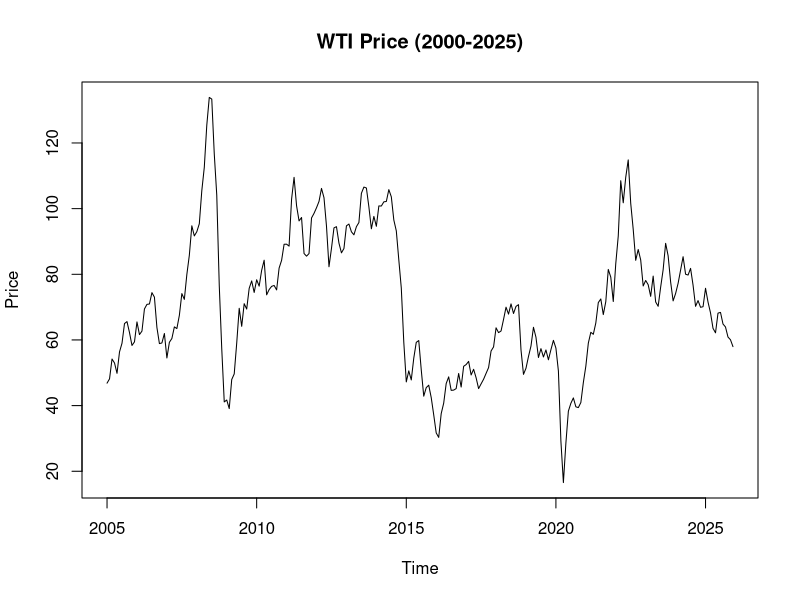
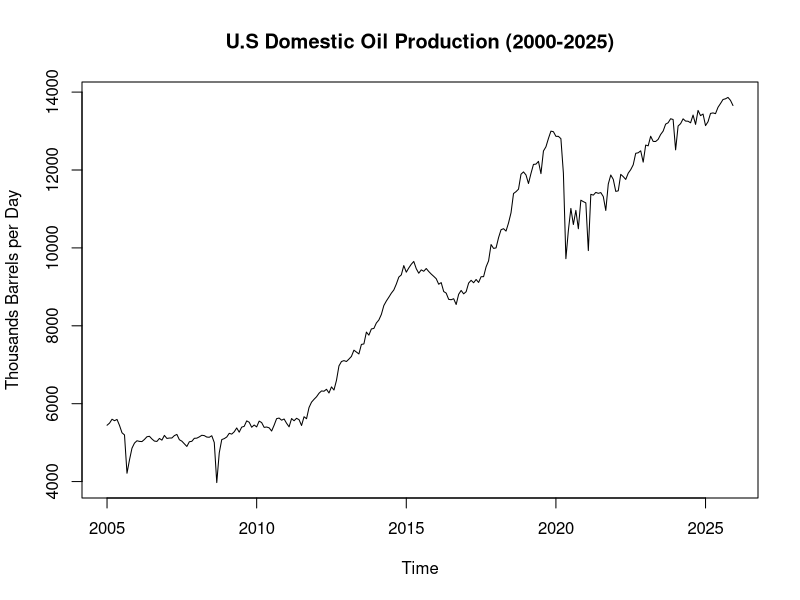
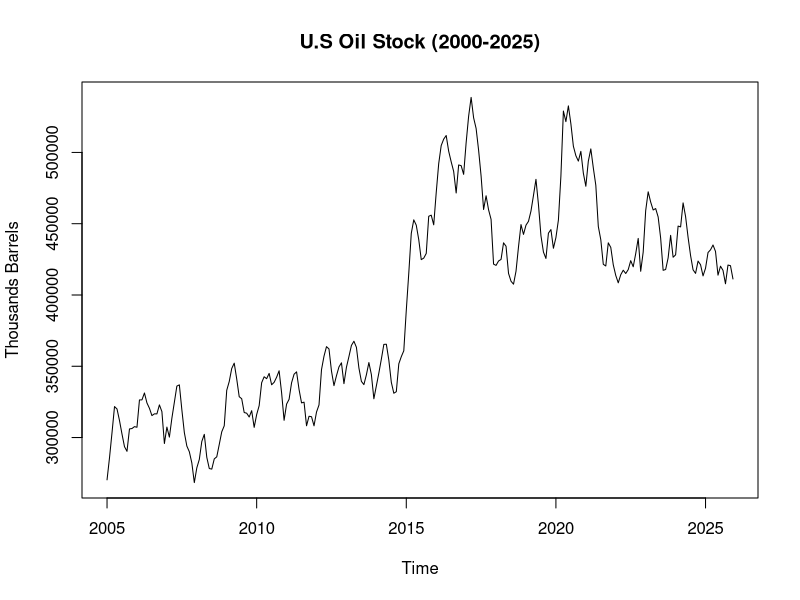
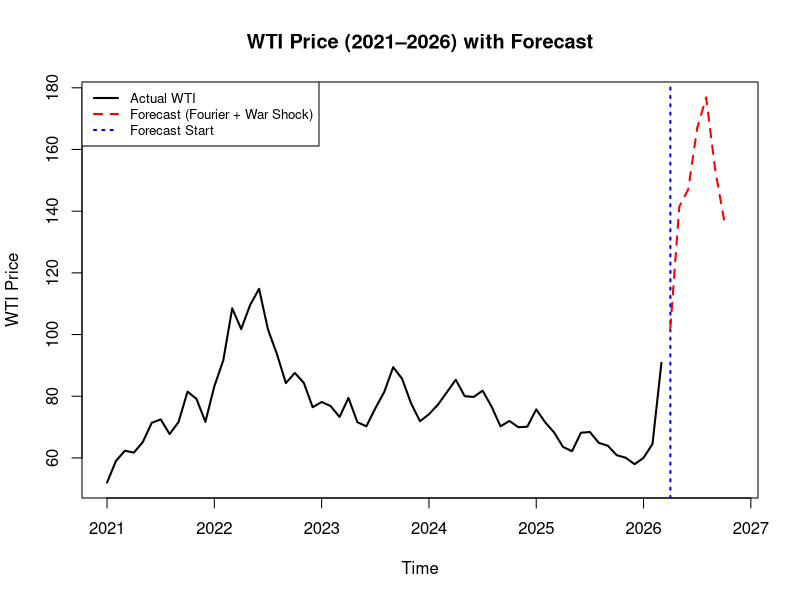

Generate these figures, in order, with R:
## ---- chunk 1

library(readxl)
library(dplyr)
library(lubridate)
library(tidyr)
library(forecast)
library(tseries)
library(ggplot2)

## ---- chunk 2
wti_raw <- read_excel("Data/Cushing, OK WTI Spot Price FOB (Dollars per Barrel).xls")
stock_raw <- read_excel("Data/U.S. Ending Stocks of Crude Oil (Thousand Barrels).xls")
prod_raw <- read_excel("Data/U.S. Field Production of Crude Oil (Thousand Barrels per Day).xls")
## ---- chunk 3
wti_df <- data.frame(
  Date  = as.Date(wti_raw[[1]], format = "%Y/%m/%d"),
  Price = as.numeric(wti_raw[[2]])
) %>%
  na.omit() %>%
  arrange(Date)

wti_ts <- ts(wti_df[,2], start = c(1986,1), frequency = 12)

wti_sub <- window(wti_ts, start = c(2005, 1), end = c(2025, 12))

# Plot WTI training series
plot(wti_sub, main = "WTI Price (2000-2025)", ylab = "Price", xlab = "Time")

# Stationarity check
adf.test(wti_sub)

fit_arima <- auto.arima(wti_sub)
fit_arima

## ---- chunk 4
#Stock
stock_df <- data.frame(
  Date  = as.Date(stock_raw[[1]], format = "%Y/%m/%d"),
  Price = as.numeric(stock_raw[[2]])
) %>%
  na.omit() %>%
  arrange(Date)

#Production
prod_df <- data.frame(
  Date  = as.Date(prod_raw[[1]], format = "%Y/%m/%d"),
  Price = as.numeric(prod_raw[[2]])
) %>%
  na.omit() %>%
  arrange(Date)

prod_ts  <- ts(prod_df[,2],  start = c(1920, 1), frequency = 12)
stock_ts <- ts(stock_df[,2], start = c(2005, 1), frequency = 12)

# Subset to same training period (2000–2025)
prod_sub  <- window(prod_ts,  start = c(2005,1), end = c(2025,12))
plot(prod_sub, main = "U.S Domestic Oil Production (2000-2025)", ylab = "Thousands Barrels per Day", xlab = "Time")

stock_sub <- window(stock_ts, start = c(2005,1), end = c(2025,12))
plot(stock_sub, main = "U.S Oil Stock (2000-2025)", ylab = "Thousands Barrels", xlab = "Time")

#War Dummy
time_index <- time(wti_sub)

war_dummy <- ifelse(
 time_index >= 2022 + 2/12 &
 time_index < 2022 + 6/12,
1,0)

#print(war_dummy) #check war dummy 
xreg_all <- cbind(prod_sub, stock_sub, war_dummy)

#print(xreg_all) #check all factors
fit_arimax <- auto.arima(wti_sub, xreg = xreg_all)
fit_arimax
## ---- chunk 5
fit_arimax <- auto.arima(wti_sub, xreg = xreg_all)
fit_arimax
## ---- chunk 6
# Gulf War window
gulf_train <- window(wti_ts, start = c(1986, 1), end = c(1990, 6))
gulf_test  <- window(wti_ts, start = c(1990, 7), end = c(1991, 1))

#log transform
gulf_train_log <- log(gulf_train)
gulf_test_log  <- log(gulf_test)

#Gulf War baseline model
fit_gulf_arima <- auto.arima(gulf_train_log)
fit_gulf_ets   <- ets(gulf_train_log)
fit_gulf_tbats <- tbats(gulf_train_log)

# ARIMA + Fourier
best_aicc_gulf <- Inf
best_k_gulf <- NA
fit_gulf_fourier <- NULL

for(k in 1:3){
  fit_try <- auto.arima(
    gulf_train_log,
    xreg = fourier(gulf_train_log, K = k),
    seasonal = FALSE
  )
  
  if(fit_try$aicc < best_aicc_gulf){
    best_aicc_gulf <- fit_try$aicc
    best_k_gulf <- k
    fit_gulf_fourier <- fit_try
  }
}

#Forecast Gulf War based on baseline
h_gulf <- length(gulf_test_log)

fc_gulf_arima <- forecast(fit_gulf_arima, h = h_gulf)
fc_gulf_ets   <- forecast(fit_gulf_ets, h = h_gulf)
fc_gulf_tbats <- forecast(fit_gulf_tbats, h = h_gulf)

fc_gulf_fourier <- forecast(
  fit_gulf_fourier,
  xreg = fourier(gulf_train_log, K = best_k_gulf, h = h_gulf),
  h = h_gulf
)

# War shock effects
shock_gulf_arima <- as.numeric(gulf_test_log - fc_gulf_arima$mean)
shock_gulf_ets   <- as.numeric(gulf_test_log - fc_gulf_ets$mean)
shock_gulf_tbats <- as.numeric(gulf_test_log - fc_gulf_tbats$mean)
shock_gulf_fourier <- as.numeric(gulf_test_log - fc_gulf_fourier$mean)
## ---- chunk 7
shock_table <- data.frame(
  Model = c("ARIMA", "ETS", "TBATS", "ARIMA+Fourier"),
  Month_1 = c(shock_gulf_arima[1], shock_gulf_ets[1], shock_gulf_tbats[1], shock_gulf_fourier[1]),
  Month_2 = c(shock_gulf_arima[2], shock_gulf_ets[2], shock_gulf_tbats[2], shock_gulf_fourier[2]),
  Month_3 = c(shock_gulf_arima[3], shock_gulf_ets[3], shock_gulf_tbats[3], shock_gulf_fourier[3]),
  Month_4 = c(shock_gulf_arima[4], shock_gulf_ets[4], shock_gulf_tbats[4], shock_gulf_fourier[4]),
  Month_5 = c(shock_gulf_arima[5], shock_gulf_ets[5], shock_gulf_tbats[5], shock_gulf_fourier[5]),
  Month_6 = c(shock_gulf_arima[6], shock_gulf_ets[6], shock_gulf_tbats[6], shock_gulf_fourier[6]),
  Month_7 = c(shock_gulf_arima[7], shock_gulf_ets[7], shock_gulf_tbats[7], shock_gulf_fourier[7])
)

colnames(shock_table) <- c("Model", "Month 1", "Month 2", "Month 3", "Month 4", "Month 5", "Month 6", "Month 7")

knitr::kable(shock_table, digits = 4, caption = "Gulf War Shock Vectors by Model (Log Scale)")
## ---- chunk 8
# Ukraine window（same length as Gulf War）
ukr_train <- window(wti_ts, start = c(2018, 1), end = c(2022, 1))
ukr_test  <- window(wti_ts, start = c(2022, 2), end = c(2022, 8))  # 7 months

#log transform
ukr_train_log <- log(ukr_train) 
ukr_test_log  <- log(ukr_test)

#Ukraine baseline models
fit_ukr_arima <- auto.arima(ukr_train_log)
fit_ukr_ets   <- ets(ukr_train_log)
fit_ukr_tbats <- tbats(ukr_train_log)

# ARIMA + Fourier
best_aicc_ukr <- Inf
best_k_ukr <- NA
fit_ukr_fourier <- NULL

for(k in 1:3){
  fit_try <- auto.arima(
    ukr_train_log,
    xreg = fourier(ukr_train_log, K = k),
    seasonal = FALSE
  )
  
  if(fit_try$aicc < best_aicc_ukr){
    best_aicc_ukr <- fit_try$aicc
    best_k_ukr <- k
    fit_ukr_fourier <- fit_try
  }
}

#Forecast 2022 war period baseline
h_ukr <- length(ukr_test_log)

fc_ukr_arima <- forecast(fit_ukr_arima, h = h_ukr)
fc_ukr_ets   <- forecast(fit_ukr_ets, h = h_ukr)
fc_ukr_tbats <- forecast(fit_ukr_tbats, h = h_ukr)

fc_ukr_fourier <- forecast(
  fit_ukr_fourier,
  xreg = fourier(ukr_train_log, K = best_k_ukr, h = h_ukr),
  h = h_ukr
)

## ---- chunk 9
#ARIMA + War Shock
pred_ukr_arima_war_log <- as.numeric(fc_ukr_arima$mean) + shock_gulf_arima
pred_ukr_arima_war <- exp(pred_ukr_arima_war_log)
## ---- chunk 10
#ETS + War shock
pred_ukr_ets_war_log <- as.numeric(fc_ukr_ets$mean) + shock_gulf_ets
pred_ukr_ets_war <- exp(pred_ukr_ets_war_log)
## ---- chunk 11
#TBATS + War shock
pred_ukr_tbats_war_log <- as.numeric(fc_ukr_tbats$mean) + shock_gulf_tbats
pred_ukr_tbats_war <- exp(pred_ukr_tbats_war_log)
## ---- chunk 12
# ARIMA + Fourier + War shock
pred_ukr_fourier_war_log <- as.numeric(fc_ukr_fourier$mean) + shock_gulf_fourier
pred_ukr_fourier_war <- exp(pred_ukr_fourier_war_log)
## ---- chunk 13
shock_table <- data.frame(
  Model = c("ARIMA", "ETS", "TBATS", "ARIMA+Fourier"),
  Month_1 = c(pred_ukr_arima_war[1], pred_ukr_ets_war[1], pred_ukr_tbats_war[1], pred_ukr_fourier_war[1]),
  Month_2 = c(pred_ukr_arima_war[2], pred_ukr_ets_war[2], pred_ukr_tbats_war[2], pred_ukr_fourier_war[2]),
  Month_3 = c(pred_ukr_arima_war[3], pred_ukr_ets_war[3], pred_ukr_tbats_war[3], pred_ukr_fourier_war[3]),
  Month_4 = c(pred_ukr_arima_war[4], pred_ukr_ets_war[4], pred_ukr_tbats_war[4], pred_ukr_fourier_war[4]),
  Month_5 = c(pred_ukr_arima_war[5], pred_ukr_ets_war[5], pred_ukr_tbats_war[5], pred_ukr_fourier_war[5]),
  Month_6 = c(pred_ukr_arima_war[6], pred_ukr_ets_war[6], pred_ukr_tbats_war[6], pred_ukr_fourier_war[6]),
  Month_7 = c(pred_ukr_arima_war[7], pred_ukr_ets_war[7], pred_ukr_tbats_war[7], pred_ukr_fourier_war[7])
)

colnames(shock_table) <- c("Model", "Feb", "Mar", "Apr", "May", "Jun", "Jul", "Aug")

knitr::kable(shock_table, digits = 4, caption = "Forecast WTI Price during Russia-Ukraine War Period")
## ---- chunk 14
# Compare forecasting data and real data
actual_ukr <- as.numeric(ukr_test)
Arima_Scores<-accuracy(pred_ukr_arima_war, actual_ukr)
ETS_Scores<-accuracy(pred_ukr_ets_war, actual_ukr)
TBAT_Scores<-accuracy(pred_ukr_tbats_war, actual_ukr)
Fourier_Scores <- accuracy(pred_ukr_fourier_war, actual_ukr)

scores_cbind <- as.data.frame(rbind(Arima_Scores, ETS_Scores, TBAT_Scores, Fourier_Scores))
row.names(scores_cbind) <-c("ARIMA","ETS","TBAT","Fourier")
print(scores_cbind)
## ---- chunk 15
# Ukraine war shock from Fourier model
shock_ukr_fourier <- as.numeric(ukr_test_log - fc_ukr_fourier$mean)

# check the shock values
print(shock_ukr_fourier)

# Year 2026's WTI price
wti_train_2026 <- window(wti_ts, start = c(2022, 9), end = c(2026, 3))  # Use data after the Ukraine War
wti_train_2026_log <- log(wti_train_2026)

# Final ARIMA + Fourier model
best_aicc_2026 <- Inf
best_k_2026 <- NA
fit_final_fourier <- NULL

for(k in 1:3){
  fit_try <- auto.arima(
    wti_train_2026_log,
    xreg = fourier(wti_train_2026_log, K = k),
    seasonal = FALSE
  )
  
  if(fit_try$aicc < best_aicc_2026){
    best_aicc_2026 <- fit_try$aicc
    best_k_2026 <- k
    fit_final_fourier <- fit_try
  }
}

summary(fit_final_fourier)

# Forecast baseline WTI after April 2026
h_future <- length(shock_ukr_fourier)

fc_2026_fourier <- forecast(
  fit_final_fourier,
  xreg = fourier(wti_train_2026_log, K = best_k_2026, h = h_future),
  h = h_future
)

# baseline forecast in log scale
baseline_2026_log <- as.numeric(fc_2026_fourier$mean)

# Add 2022 Ukraine War shock trend to the 2026 baseline forecast
pred_2026_war_log <- baseline_2026_log + shock_ukr_fourier
pred_2026_war <- exp(pred_2026_war_log)

# output
forecast_2026_results <- data.frame(
  Time = time(fc_2026_fourier$mean),
  Fourier_with_2022_WarShock = pred_2026_war
)
## ---- chunk 16
forecast_display <- data.frame(
  Date = c("Apr 2026", "May 2026", "Jun 2026", "Jul 2026", "Aug 2026", "Sep 2026", "Oct 2026"),
  Predicted_WTI_Price = round(forecast_2026_results$Fourier_with_2022_WarShock, 2)
)

colnames(forecast_display) <- c("Date", "Predicted WTI Price ($/barrel)")

knitr::kable(forecast_display, caption = "Predicted WTI Crude Oil Prices (April–October 2026)")
## ---- chunk 17
# Filter observed data from 2021 to 2026.3
wti_plot_actual <- window(wti_ts, start = c(2021, 1), end = c(2026, 3))

# Turn forecast data into time series
wti_forecast_ts <- ts(
  pred_2026_war,
  start = c(2026, 4),
  frequency = 12
)

# Plot observed data
plot(
  wti_plot_actual,
  xlim = c(2021, 2026 + 10/12),
  ylim = range(c(wti_plot_actual, wti_forecast_ts)),
  col = "black",
  lwd = 2,
  ylab = "WTI Price",
  xlab = "Time",
  main = "WTI Price (2021–2026) with Forecast"
)

# Add forecast start line
abline(v = 2026 + 3/12, col = "blue", lty = 3, lwd = 2)

# Add forecast line
lines(
  wti_forecast_ts,
  col = "red",
  lwd = 2,
  lty = 2
)

# Add legend
legend(
  "topleft",
  legend = c("Actual WTI", "Forecast (Fourier + War Shock)", "Forecast Start"),
  col = c("black", "red", "blue"),
  lty = c(1, 2, 3),
  lwd = 2,
  cex = 0.8
)
